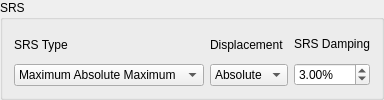
        <widget class="QGroupBox" name="srs_groupbox">
         <property name="title">
          <string>SRS</string>
         </property>
         <layout class="QHBoxLayout" name="horizontalLayout_6">
          <item>
           <layout class="QVBoxLayout" name="srs_type_layout">
            <item>
             <widget class="QLabel" name="srs_type_label">
              <property name="text">
               <string>SRS Type</string>
              </property>
             </widget>
            </item>
            <item>
             <widget class="QComboBox" name="srs_type_setter">
              <property name="toolTip">
               <string>&lt;html&gt;&lt;head/&gt;&lt;body&gt;&lt;p&gt;&lt;span style=&quot; font-weight:600;&quot;&gt;SRS Type&lt;/span&gt;&lt;/p&gt;&lt;p&gt;This specifies the type of SRS to compute. There are many different SRS types, including:&lt;/p&gt;&lt;p&gt;Primary refers to the peak occuring during the pulse.  Residual refers to the peak occuring after the input has ended.&lt;/p&gt;&lt;p&gt;Positive, Negative, and Absolute Maximum refer to the maximum positive, maximum negative, and maximum absolute value of response.&lt;/p&gt;&lt;p&gt;&lt;br/&gt;&lt;/p&gt;&lt;table border=&quot;0&quot; style=&quot; margin-top:0px; margin-bottom:0px; margin-left:0px; margin-right:0px;&quot; cellspacing=&quot;2&quot; cellpadding=&quot;0&quot;&gt;&lt;tr&gt;&lt;td&gt;&lt;p&gt;Primary Positive&lt;/p&gt;&lt;/td&gt;&lt;td&gt;&lt;p&gt;Largest positive response during input&lt;/p&gt;&lt;/td&gt;&lt;/tr&gt;&lt;tr&gt;&lt;td&gt;&lt;p&gt;Primary Negative&lt;/p&gt;&lt;/td&gt;&lt;td&gt;&lt;p&gt;Largest negative response during input&lt;/p&gt;&lt;/td&gt;&lt;/tr&gt;&lt;tr&gt;&lt;td&gt;&lt;p&gt;Primary Absolute Maximum&lt;/p&gt;&lt;/td&gt;&lt;td&gt;&lt;p&gt;Largest magnitude response during input&lt;/p&gt;&lt;/td&gt;&lt;/tr&gt;&lt;tr&gt;&lt;td&gt;&lt;p&gt;Residual Positive&lt;/p&gt;&lt;/td&gt;&lt;td&gt;&lt;p&gt;Largest positive response after input ends&lt;/p&gt;&lt;/td&gt;&lt;/tr&gt;&lt;tr&gt;&lt;td&gt;&lt;p&gt;Residual Negative&lt;/p&gt;&lt;/td&gt;&lt;td&gt;&lt;p&gt;Largest negative response after input ends&lt;/p&gt;&lt;/td&gt;&lt;/tr&gt;&lt;tr&gt;&lt;td&gt;&lt;p&gt;Residual Absolute Maximum&lt;/p&gt;&lt;/td&gt;&lt;td&gt;&lt;p&gt;Largest magnitude response after input ends&lt;/p&gt;&lt;/td&gt;&lt;/tr&gt;&lt;tr&gt;&lt;td&gt;&lt;p&gt;Maximum Positive&lt;/p&gt;&lt;/td&gt;&lt;td&gt;&lt;p&gt;Largest positive response over entire event&lt;/p&gt;&lt;/td&gt;&lt;/tr&gt;&lt;tr&gt;&lt;td&gt;&lt;p&gt;Maximum Negative&lt;/p&gt;&lt;/td&gt;&lt;td&gt;&lt;p&gt;Largest negative response over entire event&lt;/p&gt;&lt;/td&gt;&lt;/tr&gt;&lt;tr&gt;&lt;td&gt;&lt;p&gt;Maximum Absolute Maximum&lt;/p&gt;&lt;/td&gt;&lt;td&gt;&lt;p&gt;Largest magnitude response over entire event&lt;/p&gt;&lt;/td&gt;&lt;/tr&gt;&lt;/table&gt;&lt;/body&gt;&lt;/html&gt;</string>
              </property>
              <property name="currentIndex">
               <number>8</number>
              </property>
              <item>
               <property name="text">
                <string>Primary Positive</string>
               </property>
              </item>
              <item>
               <property name="text">
                <string>Primary Negative</string>
               </property>
              </item>
              <item>
               <property name="text">
                <string>Primary Absolute Maximum</string>
               </property>
              </item>
              <item>
               <property name="text">
                <string>Residual Positive</string>
               </property>
              </item>
              <item>
               <property name="text">
                <string>Residual Positive</string>
               </property>
              </item>
              <item>
               <property name="text">
                <string>Residual Absolute Maximum</string>
               </property>
              </item>
              <item>
               <property name="text">
                <string>Maximum Positive</string>
               </property>
              </item>
              <item>
               <property name="text">
                <string>Maxium Negative</string>
               </property>
              </item>
              <item>
               <property name="text">
                <string>Maximum Absolute Maximum</string>
               </property>
              </item>
             </widget>
            </item>
           </layout>
          </item>
          <item>
           <layout class="QVBoxLayout" name="srs_displacement_layout">
            <item>
             <widget class="QLabel" name="srs_displacement_label">
              <property name="text">
               <string>Displacement</string>
              </property>
             </widget>
            </item>
            <item>
             <widget class="QComboBox" name="srs_displacement_setter">
              <property name="toolTip">
               <string>&lt;html&gt;&lt;head/&gt;&lt;body&gt;&lt;p&gt;&lt;span style=&quot; font-weight:600;&quot;&gt;Displacement&lt;/span&gt;&lt;/p&gt;&lt;p&gt;This specifies what displacement type is measured by the SRS.  Absolute displacement refers to the oscillator's motion in inertial space.  Relative displacement refers to the oscillator's motion relative to its base motion.&lt;/p&gt;&lt;/body&gt;&lt;/html&gt;</string>
              </property>
              <property name="currentIndex">
               <number>0</number>
              </property>
              <item>
               <property name="text">
                <string>Absolute</string>
               </property>
              </item>
              <item>
               <property name="text">
                <string>Relative</string>
               </property>
              </item>
             </widget>
            </item>
           </layout>
          </item>
          <item>
           <layout class="QVBoxLayout" name="srs_damping_layout">
            <item>
             <widget class="QLabel" name="srs_damping_label">
              <property name="text">
               <string>SRS Damping</string>
              </property>
             </widget>
            </item>
            <item>
             <widget class="QDoubleSpinBox" name="srs_damping_setter">
              <property name="toolTip">
               <string>&lt;html&gt;&lt;head/&gt;&lt;body&gt;&lt;p&gt;&lt;span style=&quot; font-weight:600;&quot;&gt;SRS Damping&lt;/span&gt;&lt;/p&gt;&lt;p&gt;This is the fraction of critical damping applied to each single degree of freedom oscillator when computing the SRS.&lt;/p&gt;&lt;/body&gt;&lt;/html&gt;</string>
              </property>
              <property name="suffix">
               <string>%</string>
              </property>
              <property name="minimum">
               <double>0.010000000000000</double>
              </property>
              <property name="value">
               <double>3.000000000000000</double>
              </property>
             </widget>
            </item>
           </layout>
          </item>
         </layout>
        </widget>
